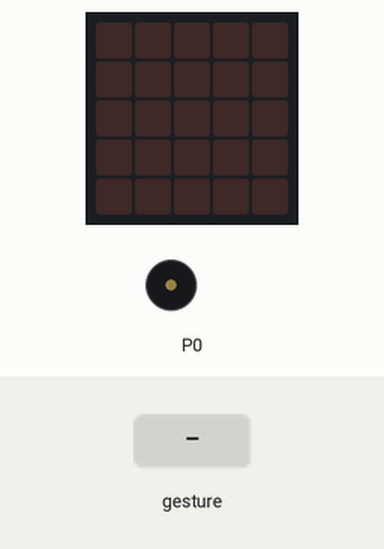
Bench run of a program on a simulated BBC micro:bit (MakeCode). Shown: the board's 5×5 LED display, buzzer (waves = sounding). The inputs (shaded band) are chosen by the test bench. Random numbers come from a fixed seed; a tilt is held for 1.5 s and a shake lasts 1 s, then the board lies face up again.

Above: at 1.2 s.
1.3 s: gesture 'shake'
At 1.9 s:
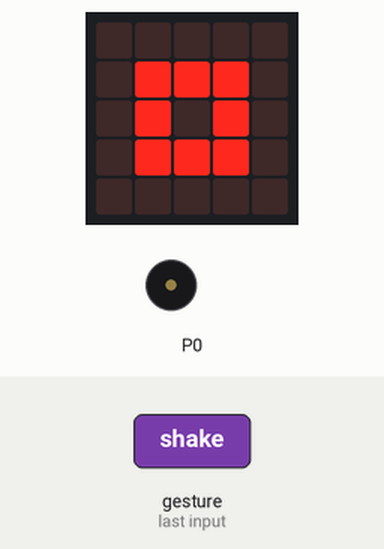
At 2.5 s:
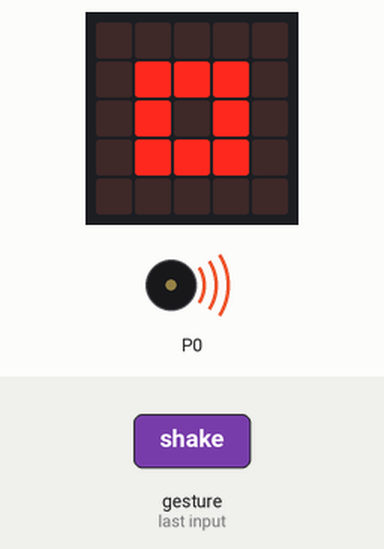
4.3 s: gesture 'shake'
At 5.0 s:
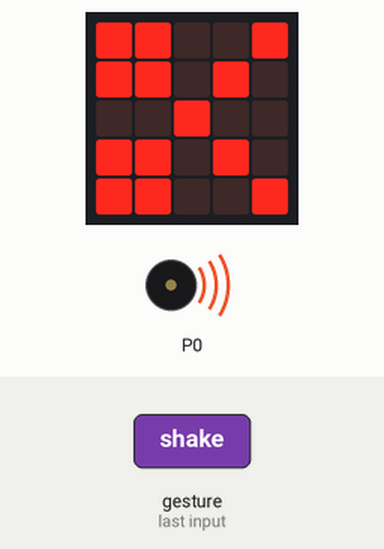
Timing chart, 0 to 13.3 s (numbered marks = the images above; inputs shaded):
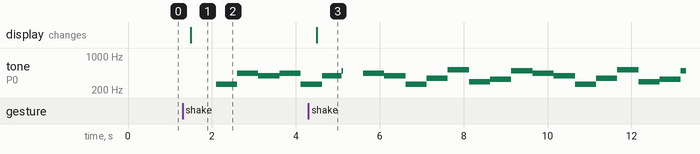

The program:

main.ts
```typescript
let X = 0
input.onGesture(Gesture.Shake, function () {
    X = randint(0, 2)
    if (X == 0) {
        basic.showIcon(IconNames.SmallSquare)
        music.play(music.stringPlayable("C A G A C G D C5 ", 120), music.PlaybackMode.LoopingInBackground)
    } else if (X == 1) {
        basic.showIcon(IconNames.Square)
        music.play(music.stringPlayable("B A G A F D D E ", 120), music.PlaybackMode.LoopingInBackground)
    } else {
        basic.showIcon(IconNames.Scissors)
        music.play(music.stringPlayable("B A G C F C5 D E ", 120), music.PlaybackMode.LoopingInBackground)
    }
})
```

test.ts
```typescript
// testes vão aqui; isto não será compilado quando este pacote for usado como uma extensão.
```

Measured:
- after the input at 1.3 s, tone on P0: plays 262 Hz for 0.51 s, 440 Hz for 0.51 s, 392 Hz for 0.51 s, 440 Hz for 0.51 s, 262 Hz for 0.18 s, starting after 0.80 s; the display: changes after 0.20 s (image 1)
- after the input at 4.3 s, the display: changes after 0.20 s (image 3)
